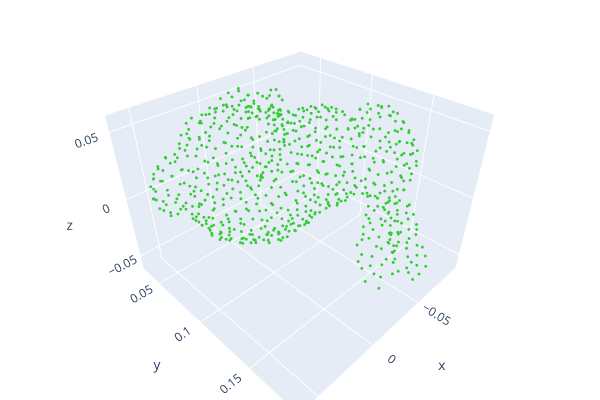

The cell this chart's notebook holds for it:
### Markdown cell above
## 🐰 Load Stanford Bunny

### Code cell
# Target point cloud
mesh_path = o3d.data.BunnyMesh().path  # Updated for newer Open3D versions
mesh = o3d.io.read_triangle_mesh(mesh_path)
pcd = mesh.sample_points_poisson_disk(750)
original_points = np.asarray(pcd.points)

# 🌈 Visualize original point cloud
original_pcd = pcd
original_pcd.paint_uniform_color([0.2, 0.8, 0.2])  # Green
o3d.visualization.draw_plotly([original_pcd],
                                 window_name="Original Bunny")

### Figure 1 — Plotly figure (JSON) as saved in the notebook; plotly's stock layout.template omitted (floating-point values rounded to 4 significant figures; data arrays with more than 128 entries replaced by an {"elided": "..."} marker saying what was removed)
{"data": [{"marker": {"color": {"elided": "750x3 float values"}, "size": 1}, "mode": "markers", "type": "scatter3d", "x": {"elided": "750 float values"}, "y": {"elided": "750 float values"}, "z": {"elided": "750 float values"}}], "layout": {"height": 400, "margin": {"b": 0, "l": 0, "r": 0, "t": 0}, "scene": {"camera": {"center": {"x": 0, "y": 0, "z": 0}, "up": {"x": 0, "y": 0, "z": 1}}}, "showlegend": false, "width": 600}}
